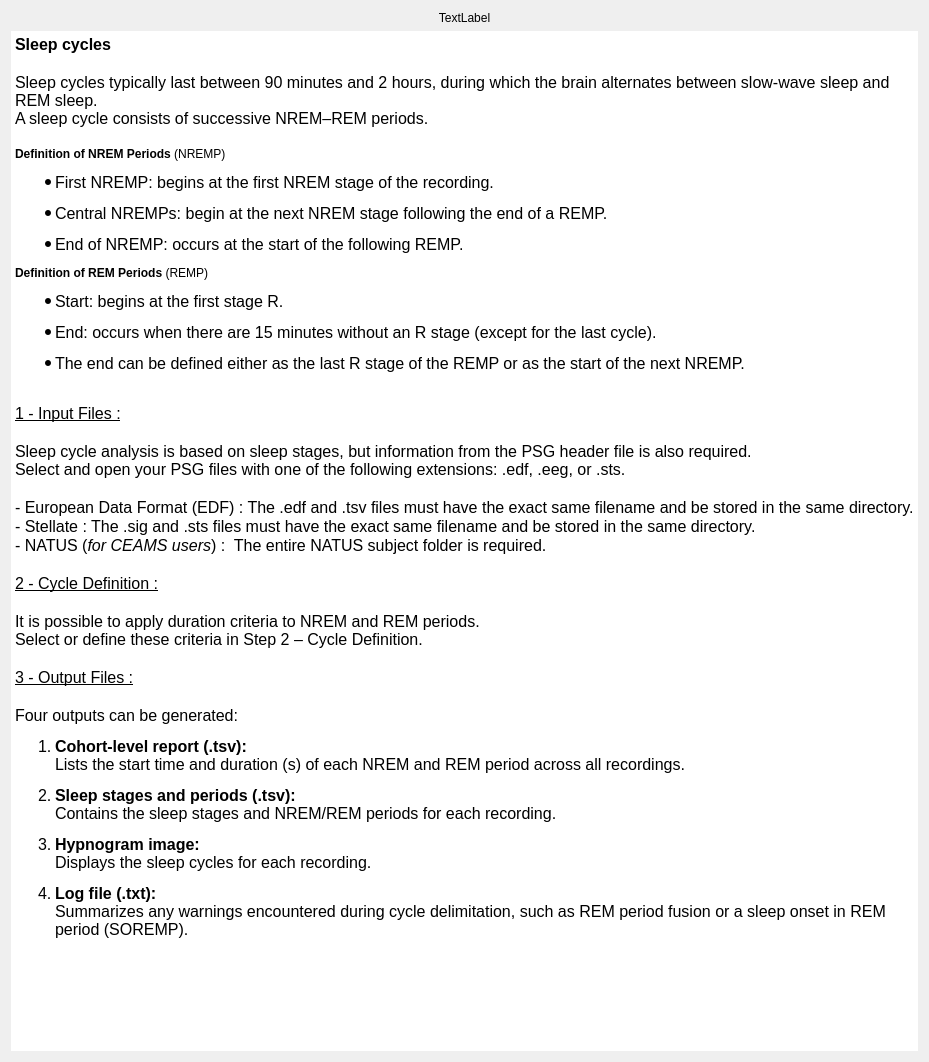
<?xml version="1.0" encoding="UTF-8"?>
<ui version="4.0">
 <class>SleepCycleDoc</class>
 <widget class="QWidget" name="SleepCycleDoc">
  <property name="geometry">
   <rect>
    <x>0</x>
    <y>0</y>
    <width>929</width>
    <height>1062</height>
   </rect>
  </property>
  <property name="maximumSize">
   <size>
    <width>16777215</width>
    <height>16777215</height>
   </size>
  </property>
  <property name="windowTitle">
   <string/>
  </property>
  <layout class="QVBoxLayout" name="verticalLayout_3">
   <item>
    <layout class="QVBoxLayout" name="verticalLayout_2">
     <item>
      <layout class="QVBoxLayout" name="verticalLayout">
       <item>
        <widget class="QLabel" name="hypnogram_pic">
         <property name="sizePolicy">
          <sizepolicy hsizetype="Preferred" vsizetype="Fixed">
           <horstretch>0</horstretch>
           <verstretch>0</verstretch>
          </sizepolicy>
         </property>
         <property name="text">
          <string>TextLabel</string>
         </property>
         <property name="scaledContents">
          <bool>false</bool>
         </property>
         <property name="alignment">
          <set>Qt::AlignmentFlag::AlignCenter</set>
         </property>
        </widget>
       </item>
       <item>
        <widget class="QTextEdit" name="textLabel">
         <property name="sizePolicy">
          <sizepolicy hsizetype="Preferred" vsizetype="Preferred">
           <horstretch>0</horstretch>
           <verstretch>0</verstretch>
          </sizepolicy>
         </property>
         <property name="frameShape">
          <enum>QFrame::Shape::NoFrame</enum>
         </property>
         <property name="frameShadow">
          <enum>QFrame::Shadow::Plain</enum>
         </property>
         <property name="lineWidth">
          <number>0</number>
         </property>
         <property name="verticalScrollBarPolicy">
          <enum>Qt::ScrollBarPolicy::ScrollBarAlwaysOff</enum>
         </property>
         <property name="horizontalScrollBarPolicy">
          <enum>Qt::ScrollBarPolicy::ScrollBarAlwaysOff</enum>
         </property>
         <property name="sizeAdjustPolicy">
          <enum>QAbstractScrollArea::SizeAdjustPolicy::AdjustIgnored</enum>
         </property>
         <property name="readOnly">
          <bool>true</bool>
         </property>
         <property name="html">
          <string>&lt;!DOCTYPE HTML PUBLIC &quot;-//W3C//DTD HTML 4.0//EN&quot; &quot;http://www.w3.org/TR/REC-html40/strict.dtd&quot;&gt;
&lt;html&gt;&lt;head&gt;&lt;meta name=&quot;qrichtext&quot; content=&quot;1&quot; /&gt;&lt;meta charset=&quot;utf-8&quot; /&gt;&lt;style type=&quot;text/css&quot;&gt;
p, li { white-space: pre-wrap; }
hr { height: 1px; border-width: 0; }
li.unchecked::marker { content: &quot;\2610&quot;; }
li.checked::marker { content: &quot;\2612&quot;; }
&lt;/style&gt;&lt;/head&gt;&lt;body style=&quot; font-size:12pt; font-weight:400; font-style:normal;&quot;&gt;
&lt;p style=&quot; margin-top:0px; margin-bottom:0px; margin-left:0px; margin-right:0px; -qt-block-indent:0; text-indent:0px;&quot;&gt;&lt;span style=&quot; font-weight:600;&quot;&gt;Sleep cycles&lt;/span&gt;&lt;/p&gt;
&lt;p style=&quot;-qt-paragraph-type:empty; margin-top:0px; margin-bottom:0px; margin-left:0px; margin-right:0px; -qt-block-indent:0; text-indent:0px; font-weight:600;&quot;&gt;&lt;br /&gt;&lt;/p&gt;
&lt;p style=&quot; margin-top:0px; margin-bottom:0px; margin-left:0px; margin-right:0px; -qt-block-indent:0; text-indent:0px;&quot;&gt;Sleep cycles typically last between 90 minutes and 2 hours, during which the brain alternates between slow-wave sleep and REM sleep.&lt;br /&gt;A sleep cycle consists of successive NREM–REM periods. &lt;/p&gt;
&lt;p style=&quot;-qt-paragraph-type:empty; margin-top:0px; margin-bottom:0px; margin-left:0px; margin-right:0px; -qt-block-indent:0; text-indent:0px;&quot;&gt;&lt;br /&gt;&lt;/p&gt;
&lt;p style=&quot; margin-top:0px; margin-bottom:0px; margin-left:0px; margin-right:0px; -qt-block-indent:0; text-indent:0px;&quot;&gt;&lt;span style=&quot; font-size:medium; font-weight:700;&quot;&gt;Definition of NREM Periods&lt;/span&gt;&lt;span style=&quot; font-size:medium;&quot;&gt; (NREMP)&lt;/span&gt;&lt;/p&gt;
&lt;ul style=&quot;margin-top: 0px; margin-bottom: 0px; margin-left: 0px; margin-right: 0px; -qt-list-indent: 1;&quot;&gt;
&lt;li style=&quot; margin-top:12px; margin-bottom:12px; margin-left:0px; margin-right:0px; -qt-block-indent:0; text-indent:0px;&quot;&gt;First NREMP: begins at the first NREM stage of the recording.&lt;/li&gt;
&lt;li style=&quot; margin-top:12px; margin-bottom:12px; margin-left:0px; margin-right:0px; -qt-block-indent:0; text-indent:0px;&quot;&gt;Central NREMPs: begin at the next NREM stage following the end of a REMP.&lt;/li&gt;
&lt;li style=&quot; margin-top:12px; margin-bottom:12px; margin-left:0px; margin-right:0px; -qt-block-indent:0; text-indent:0px;&quot;&gt;End of NREMP: occurs at the start of the following REMP.&lt;/li&gt;&lt;/ul&gt;
&lt;p style=&quot; margin-top:0px; margin-bottom:0px; margin-left:0px; margin-right:0px; -qt-block-indent:0; text-indent:0px;&quot;&gt;&lt;span style=&quot; font-size:medium; font-weight:700;&quot;&gt;Definition of REM Periods&lt;/span&gt;&lt;span style=&quot; font-size:medium;&quot;&gt; (REMP)&lt;/span&gt;&lt;/p&gt;
&lt;ul style=&quot;margin-top: 0px; margin-bottom: 0px; margin-left: 0px; margin-right: 0px; -qt-list-indent: 1;&quot;&gt;
&lt;li style=&quot; margin-top:12px; margin-bottom:12px; margin-left:0px; margin-right:0px; -qt-block-indent:0; text-indent:0px;&quot;&gt;Start: begins at the first stage R.&lt;/li&gt;
&lt;li style=&quot; margin-top:12px; margin-bottom:12px; margin-left:0px; margin-right:0px; -qt-block-indent:0; text-indent:0px;&quot;&gt;End: occurs when there are 15 minutes without an R stage (except for the last cycle).&lt;/li&gt;
&lt;li style=&quot; margin-top:12px; margin-bottom:12px; margin-left:0px; margin-right:0px; -qt-block-indent:0; text-indent:0px;&quot;&gt;The end can be defined either as the last R stage of the REMP or as the start of the next NREMP.&lt;/li&gt;&lt;/ul&gt;
&lt;p style=&quot;-qt-paragraph-type:empty; margin-top:0px; margin-bottom:0px; margin-left:0px; margin-right:0px; -qt-block-indent:0; text-indent:0px;&quot;&gt;&lt;br /&gt;&lt;/p&gt;
&lt;p style=&quot; margin-top:0px; margin-bottom:0px; margin-left:0px; margin-right:0px; -qt-block-indent:0; text-indent:0px;&quot;&gt;&lt;span style=&quot; text-decoration: underline;&quot;&gt;1 - Input Files :&lt;/span&gt;&lt;/p&gt;
&lt;p style=&quot;-qt-paragraph-type:empty; margin-top:0px; margin-bottom:0px; margin-left:0px; margin-right:0px; -qt-block-indent:0; text-indent:0px;&quot;&gt;&lt;br /&gt;&lt;/p&gt;
&lt;p style=&quot; margin-top:0px; margin-bottom:0px; margin-left:0px; margin-right:0px; -qt-block-indent:0; text-indent:0px;&quot;&gt;Sleep cycle analysis is based on sleep stages, but information from the PSG header file is also required.&lt;br /&gt;Select and open your PSG files with one of the following extensions: .edf, .eeg, or .sts.&lt;/p&gt;
&lt;p style=&quot;-qt-paragraph-type:empty; margin-top:0px; margin-bottom:0px; margin-left:0px; margin-right:0px; -qt-block-indent:0; text-indent:0px;&quot;&gt;&lt;br /&gt;&lt;/p&gt;
&lt;p style=&quot; margin-top:0px; margin-bottom:0px; margin-left:0px; margin-right:0px; -qt-block-indent:0; text-indent:0px;&quot;&gt;&lt;span style=&quot;&quot;&gt;- European Data Format (EDF) : The .edf and .tsv files must have the exact same filename and be stored in the same directory.&lt;/span&gt;&lt;/p&gt;
&lt;p style=&quot; margin-top:0px; margin-bottom:0px; margin-left:0px; margin-right:0px; -qt-block-indent:0; text-indent:0px;&quot;&gt;&lt;span style=&quot;&quot;&gt;- Stellate : The .sig and .sts files must have the exact same filename and be stored in the same directory.&lt;/span&gt;&lt;/p&gt;
&lt;p style=&quot; margin-top:0px; margin-bottom:0px; margin-left:0px; margin-right:0px; -qt-block-indent:0; text-indent:0px;&quot;&gt;&lt;span style=&quot;&quot;&gt;- NATUS (&lt;/span&gt;&lt;span style=&quot; font-style:italic;&quot;&gt;for CEAMS users&lt;/span&gt;&lt;span style=&quot;&quot;&gt;) : &lt;/span&gt;&lt;span style=&quot;&quot;&gt; The entire NATUS subject folder is required.&lt;/span&gt;&lt;/p&gt;
&lt;p style=&quot;-qt-paragraph-type:empty; margin-top:0px; margin-bottom:0px; margin-left:0px; margin-right:0px; -qt-block-indent:0; text-indent:0px;&quot;&gt;&lt;br /&gt;&lt;/p&gt;
&lt;p style=&quot; margin-top:0px; margin-bottom:0px; margin-left:0px; margin-right:0px; -qt-block-indent:0; text-indent:0px;&quot;&gt;&lt;span style=&quot; text-decoration: underline;&quot;&gt;2 - Cycle Definition :&lt;/span&gt;&lt;/p&gt;
&lt;p style=&quot;-qt-paragraph-type:empty; margin-top:0px; margin-bottom:0px; margin-left:0px; margin-right:0px; -qt-block-indent:0; text-indent:0px;&quot;&gt;&lt;br /&gt;&lt;/p&gt;
&lt;p style=&quot; margin-top:0px; margin-bottom:0px; margin-left:0px; margin-right:0px; -qt-block-indent:0; text-indent:0px;&quot;&gt;It is possible to apply duration criteria to NREM and REM periods.&lt;br /&gt;Select or define these criteria in Step 2 – Cycle Definition.&lt;/p&gt;
&lt;p style=&quot;-qt-paragraph-type:empty; margin-top:0px; margin-bottom:0px; margin-left:0px; margin-right:0px; -qt-block-indent:0; text-indent:0px;&quot;&gt;&lt;br /&gt;&lt;/p&gt;
&lt;p style=&quot; margin-top:0px; margin-bottom:0px; margin-left:0px; margin-right:0px; -qt-block-indent:0; text-indent:0px;&quot;&gt;&lt;span style=&quot; text-decoration: underline;&quot;&gt;3 - Output Files :&lt;/span&gt;&lt;/p&gt;
&lt;p style=&quot;-qt-paragraph-type:empty; margin-top:0px; margin-bottom:0px; margin-left:0px; margin-right:0px; -qt-block-indent:0; text-indent:0px;&quot;&gt;&lt;br /&gt;&lt;/p&gt;
&lt;p style=&quot; margin-top:0px; margin-bottom:0px; margin-left:0px; margin-right:0px; -qt-block-indent:0; text-indent:0px;&quot;&gt;Four outputs can be generated:&lt;/p&gt;
&lt;ol style=&quot;margin-top: 0px; margin-bottom: 0px; margin-left: 0px; margin-right: 0px; -qt-list-indent: 1;&quot;&gt;
&lt;li style=&quot; margin-top:12px; margin-bottom:12px; margin-left:0px; margin-right:0px; -qt-block-indent:0; text-indent:0px;&quot;&gt;&lt;span style=&quot; font-weight:700;&quot;&gt;Cohort-level report (.tsv):&lt;/span&gt;&lt;br /&gt;Lists the start time and duration (s) of each NREM and REM period across all recordings.&lt;/li&gt;
&lt;li style=&quot; margin-top:12px; margin-bottom:12px; margin-left:0px; margin-right:0px; -qt-block-indent:0; text-indent:0px;&quot;&gt;&lt;span style=&quot; font-weight:700;&quot;&gt;Sleep stages and periods (.tsv):&lt;/span&gt;&lt;br /&gt;Contains the sleep stages and NREM/REM periods for each recording.&lt;/li&gt;
&lt;li style=&quot; margin-top:12px; margin-bottom:12px; margin-left:0px; margin-right:0px; -qt-block-indent:0; text-indent:0px;&quot;&gt;&lt;span style=&quot; font-weight:700;&quot;&gt;Hypnogram image:&lt;/span&gt;&lt;br /&gt;Displays the sleep cycles for each recording.&lt;/li&gt;
&lt;li style=&quot; margin-top:12px; margin-bottom:12px; margin-left:0px; margin-right:0px; -qt-block-indent:0; text-indent:0px;&quot;&gt;&lt;span style=&quot; font-weight:700;&quot;&gt;Log file (.txt):&lt;/span&gt;&lt;br /&gt;Summarizes any warnings encountered during cycle delimitation, such as REM period fusion or a sleep onset in REM period (SOREMP).&lt;/li&gt;&lt;/ol&gt;
&lt;p style=&quot;-qt-paragraph-type:empty; margin-top:0px; margin-bottom:0px; margin-left:0px; margin-right:0px; -qt-block-indent:0; text-indent:0px;&quot;&gt;&lt;br /&gt;&lt;/p&gt;&lt;/body&gt;&lt;/html&gt;</string>
         </property>
        </widget>
       </item>
      </layout>
     </item>
    </layout>
   </item>
  </layout>
 </widget>
 <resources>
  <include location="../../../../../snooz-toolbox/src/main/python/ui/themes/themes.qrc"/>
 </resources>
 <connections/>
</ui>
